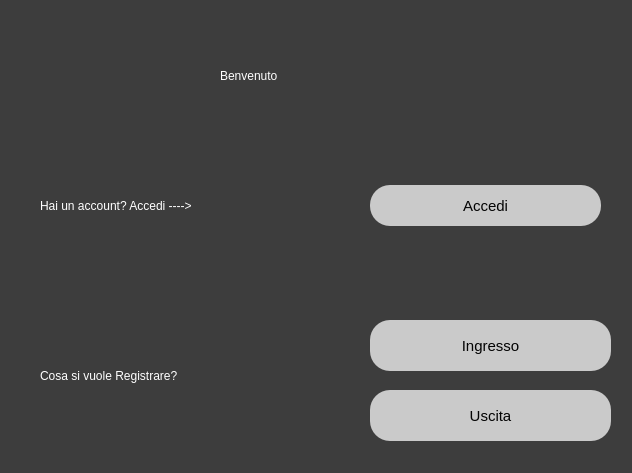
<?xml version="1.0" encoding="UTF-8"?>
<ui version="4.0">
 <class>Cliente</class>
 <widget class="QDialog" name="Cliente">
  <property name="geometry">
   <rect>
    <x>0</x>
    <y>0</y>
    <width>632</width>
    <height>473</height>
   </rect>
  </property>
  <property name="windowTitle">
   <string>Dialog</string>
  </property>
  <property name="styleSheet">
   <string notr="true">background-color: rgb(61, 61, 61);</string>
  </property>
  <widget class="QPushButton" name="accedi_button">
   <property name="geometry">
    <rect>
     <x>370</x>
     <y>185</y>
     <width>231</width>
     <height>41</height>
    </rect>
   </property>
   <property name="font">
    <font>
     <pointsize>11</pointsize>
    </font>
   </property>
   <property name="cursor">
    <cursorShape>PointingHandCursor</cursorShape>
   </property>
   <property name="styleSheet">
    <string notr="true">color:rgb(3, 3, 3); background-color: rgb(202, 202, 202);
border-radius:20px; </string>
   </property>
   <property name="text">
    <string>Accedi</string>
   </property>
  </widget>
  <widget class="QLabel" name="label">
   <property name="geometry">
    <rect>
     <x>220</x>
     <y>30</y>
     <width>201</width>
     <height>91</height>
    </rect>
   </property>
   <property name="whatsThis">
    <string>&lt;html&gt;&lt;head/&gt;&lt;body&gt;&lt;p align=&quot;center&quot;&gt;&lt;br/&gt;&lt;/p&gt;&lt;/body&gt;&lt;/html&gt;</string>
   </property>
   <property name="styleSheet">
    <string notr="true">font: 30pt &quot;MS Shell Dlg 2&quot;;
color: rgb(255, 255, 255);</string>
   </property>
   <property name="text">
    <string>Benvenuto</string>
   </property>
  </widget>
  <widget class="QLabel" name="label_3">
   <property name="geometry">
    <rect>
     <x>40</x>
     <y>180</y>
     <width>291</width>
     <height>51</height>
    </rect>
   </property>
   <property name="styleSheet">
    <string notr="true">color: rgb(255, 255, 255);
font: 14pt &quot;MS Shell Dlg 2&quot;;</string>
   </property>
   <property name="text">
    <string>Hai un account? Accedi ----&gt;</string>
   </property>
  </widget>
  <widget class="QPushButton" name="uscita_button">
   <property name="geometry">
    <rect>
     <x>370</x>
     <y>390</y>
     <width>241</width>
     <height>51</height>
    </rect>
   </property>
   <property name="font">
    <font>
     <pointsize>11</pointsize>
    </font>
   </property>
   <property name="cursor">
    <cursorShape>PointingHandCursor</cursorShape>
   </property>
   <property name="styleSheet">
    <string notr="true">color:rgb(3, 3, 3); background-color: rgb(202, 202, 202);
border-radius:20px; </string>
   </property>
   <property name="text">
    <string>Uscita</string>
   </property>
  </widget>
  <widget class="QPushButton" name="ingresso_button">
   <property name="geometry">
    <rect>
     <x>370</x>
     <y>320</y>
     <width>241</width>
     <height>51</height>
    </rect>
   </property>
   <property name="font">
    <font>
     <pointsize>11</pointsize>
    </font>
   </property>
   <property name="cursor">
    <cursorShape>PointingHandCursor</cursorShape>
   </property>
   <property name="styleSheet">
    <string notr="true">color:rgb(3, 3, 3); background-color: rgb(202, 202, 202);
border-radius:20px; </string>
   </property>
   <property name="text">
    <string>Ingresso</string>
   </property>
  </widget>
  <widget class="QLabel" name="label_2">
   <property name="geometry">
    <rect>
     <x>40</x>
     <y>330</y>
     <width>261</width>
     <height>91</height>
    </rect>
   </property>
   <property name="whatsThis">
    <string>&lt;html&gt;&lt;head/&gt;&lt;body&gt;&lt;p align=&quot;center&quot;&gt;&lt;br/&gt;&lt;/p&gt;&lt;/body&gt;&lt;/html&gt;</string>
   </property>
   <property name="styleSheet">
    <string notr="true">font: 16pt &quot;MS Shell Dlg 2&quot;;
color: rgb(255, 255, 255);</string>
   </property>
   <property name="text">
    <string>Cosa si vuole Registrare?</string>
   </property>
  </widget>
 </widget>
 <resources/>
 <connections/>
</ui>
